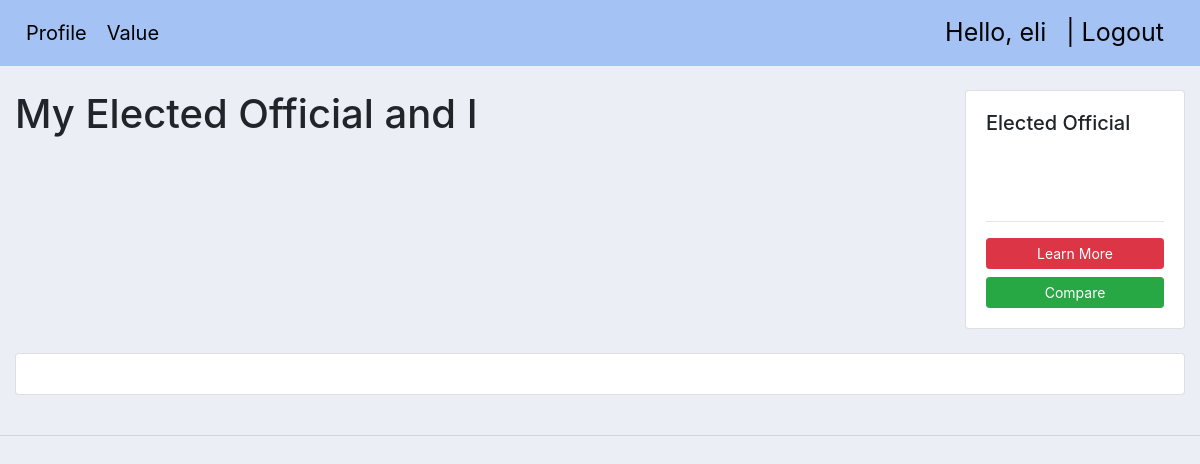
Before: /value/ (signed in) with the older database file.
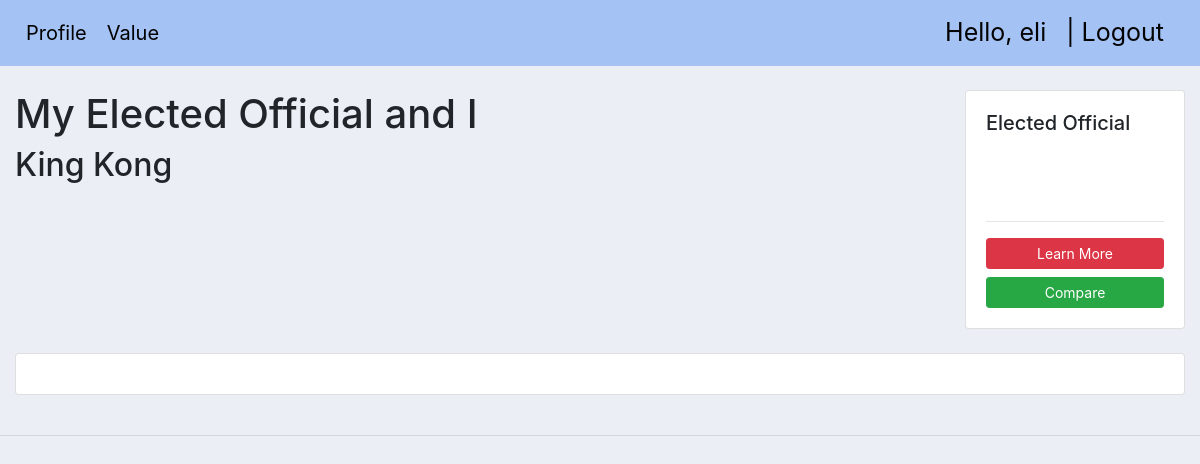
After: the same page with the newer database file.
### accounts/models.py (models this page shows, shortened)
class Representative(models.Model):
	firstname = models.CharField("FirstName", max_length=200, null=True)
	lastname = models.CharField("LastName", max_length=200, null=True)
	gender = models.CharField("Gender", max_length=1, null=True,)
	birth_date = models.DateField('Date of Birth', null=True, blank=True)
	officeaddress = models.CharField("Office Address", max_length=1024, null=True, blank=True)
	phone = models.CharField("Phone", max_length=1024, null=True, blank=True)
	type = models.CharField("Type", max_length=1024, null=True, blank=True)
	party = models.CharField("Party", max_length=1024, null=True, blank=True)
	agriculture_and_food = models.IntegerField("Agriculture and Food", default=0, validators=[MinValueValidator(0), MaxValueValidator(100)])
	armedforces_and_nationalsecurity = models.IntegerField("Armed Forces and National Security", default=0, validators=[MinValueValidator(0), MaxValueValidator(100)])
	crime_and_lawenforcement = models.IntegerField("Crime and Law Enforcement", default=0, validators=[MinValueValidator(0), MaxValueValidator(100)])
	civilrights_and_liberties_minorityissues = models.IntegerField("Civil Rights and Liberties, Minority Issues", default=0, validators=[MinValueValidator(0), MaxValueValidator(100)])
	economics_and_public_finance = models.IntegerField("Economics and Public Finance", default=0, validators=[MinValueValidator(0), MaxValueValidator(100)])
	education = models.IntegerField("Education", default=0, validators=[MinValueValidator(0), MaxValueValidator(100)])
	emergency_management = models.IntegerField("Emergency Management", default=0, validators=[MinValueValidator(0), MaxValueValidator(100)])
	environmental_protection = models.IntegerField("Environmental Protection", default=0, validators=[MinValueValidator(0), MaxValueValidator(100)])
	governmentoperations_and_politics = models.IntegerField("Government Operations and Politics", default=0, validators=[MinValueValidator(0), MaxValueValidator(100)])
	health = models.IntegerField("Health", default=0, validators=[MinValueValidator(0), MaxValueValidator(100)])
	immigration = models.IntegerField("Immigration", default=0, validators=[MinValueValidator(0), MaxValueValidator(100)])
	internationalaffairs = models.IntegerField("International Affairs", default=0, validators=[MinValueValidator(0), MaxValueValidator(100)])
	labor_and_employment = models.IntegerField("Labor and Employment", default=0, validators=[MinValueValidator(0), MaxValueValidator(100)])
	science_technology_communications = models.IntegerField("Science, Technology, Communications", default=0, validators=[MinValueValidator(0), MaxValueValidator(100)])
	social_welfare = models.IntegerField("Social Welfare", default=0, validators=[MinValueValidator(0), MaxValueValidator(100)])
	taxation = models.IntegerField("Taxation", default=0, validators=[MinValueValidator(0), MaxValueValidator(100)])
	transportation_and_public_works = models.IntegerField("Transportation and Public Works", default=0, validators=[MinValueValidator(0), MaxValueValidator(100)])

### accounts/decorators.py (the view)
		def wrapper_func(request, *args, **kwargs):
			group = None
			if request.user.groups.exists(): # check if the user is part of the group
				group = request.user.groups.all()[0].name
			if group in allowed_roles:
				return view_func(request, *args, **kwargs)
			else:
				return HttpResponse('You are not authorized to view this page')

### accounts/views.py (called while the page is built)
@login_required(login_url='login')
@allowed_users(allowed_roles=['customer','admin'])
def valuePage(request):
	senators = Representative.objects.all()  # create a variable for senators, think of this as a list()
	return render(request, 'accounts/value.html', {'senators': senators})  # this is a dictionary {key: value}

### accounts/templates/accounts/value.html (shortened to what this page needs)
{%  extends 'accounts/main.html' %}
{% block content %}
<br>
<div class="row">
		<div class="col-md-7">
			<h1>My Elected Official and I</h1>
			{% for senator in senators %}
				{% if senator.lastname == 'Kong' %}
					<h2>{{ senator.firstname }} {{ senator.lastname }}</h2>
				{% endif %}
			{% endfor %}
	</div>
	<div class="col-md">
	</div>
	<div class="col-md">
		<div class="card card-body">
			<h5>Elected Official</h5>
			<canvas id="myChartdonut" style="width:70%;max-width:300px"></canvas>
			<hr>
			<a class="btn btn-danger btn-sm btn-block" href="{% url 'user-learn-more' %}">Learn More</a>
			<a class="btn btn-success  btn-sm btn-block" href="">Compare </a>
		</div>
	</div>
</div>
<br>
<div class="row">
	<div class="col">
		<div class="card card-body">
		</div>
	</div>
</div>
<br>
{% endblock content %}

### accounts/templates/accounts/main.html (shortened to what this page needs)
<!DOCTYPE html>
<html>
<head>
	<link rel="stylesheet" href="https://stackpath.bootstrapcdn.com/bootstrap/4.3.1/css/bootstrap.min.css">
  {% load static %}
  <link rel="stylesheet" type="text/css" href="{% static 'css/main.css' %}">
</head>
<body>
	{%  include 'accounts/navbar.html' %}
    <div class="container-fluid">
          {% block content %}{% endblock %}
      </div>
	<hr>
</body>
</html>

### accounts/templates/accounts/navbar.html (shortened to what this page needs)
{% load static %}
  <nav class="navbar navbar-expand-lg navbar-light" style="background-color: #A4C2F4;">
  <div class="collapse navbar-collapse" id="navbarNav">
    <ul class="navbar-nav">
      <li class="nav-item">
       <a class="nav-link" style="text-align: center;padding: 10px; font-size: 20px;color:black" href="{% url 'home' %}">Profile</a>
     </li>
     <li class="nav-item active">
      <a class="nav-link" style="text-align: center;padding: 10px; font-size: 20px;color:black" href="{% url 'user-value' %}">Value</a>
    </li>
    </ul>
  </div>
  <span class="hello-msg">Hello, {{request.user}} </span>
  <span ><a  class="hello-msg" href="{% url 'logout' %}"> |  Logout</a></span>
</nav>

### static/css/main.css (style rules this page uses)
body { background-color: #ebeff5; }

### accounts/templates/accounts/navbar.html (style rules this page uses)
.hello-msg { font-size: 25px; color: rgb(3, 3, 3); margin-right: 20px; }

Changed rows visible on the page:
added Representative: firstname "King", lastname "Kong"
